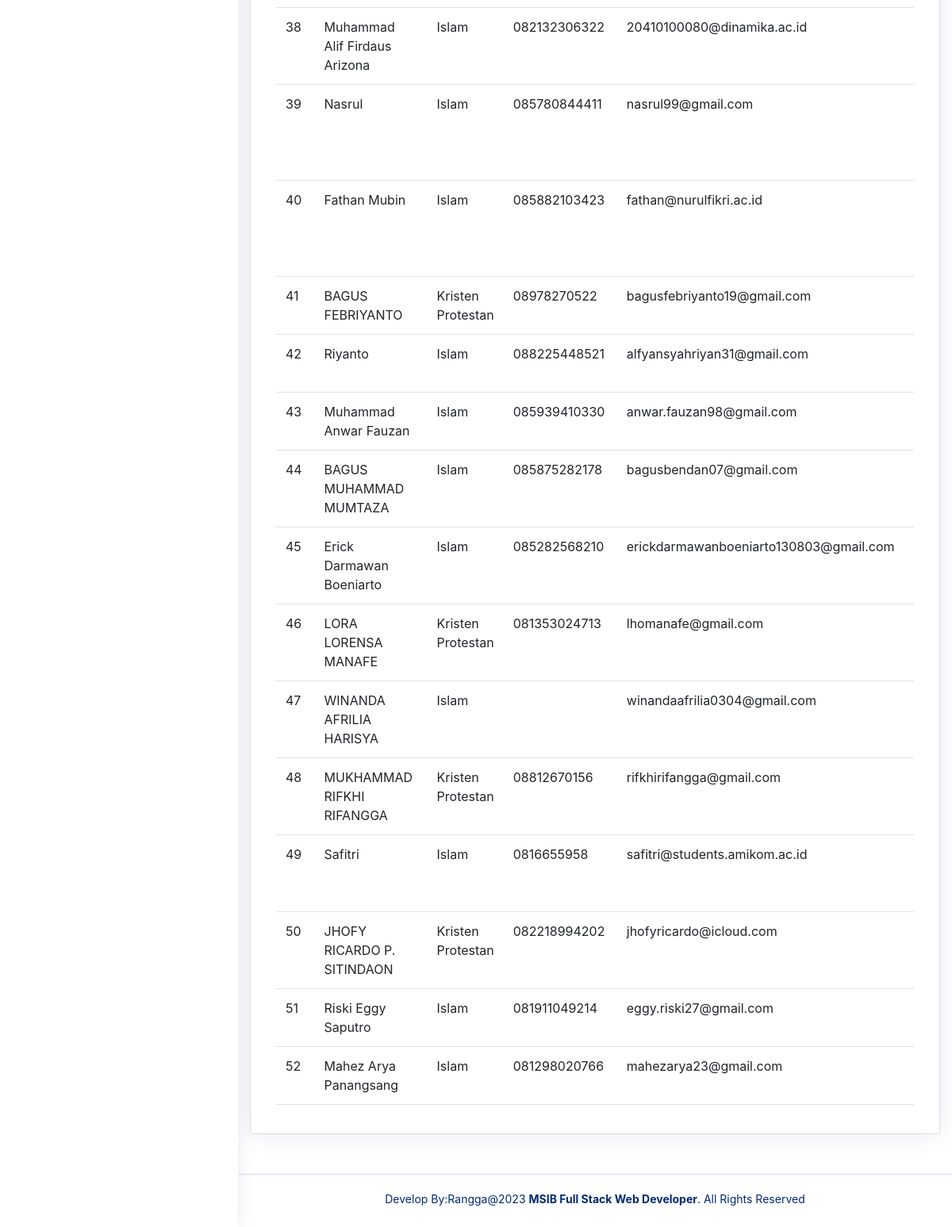
Before: / (lower part) with the older database file.
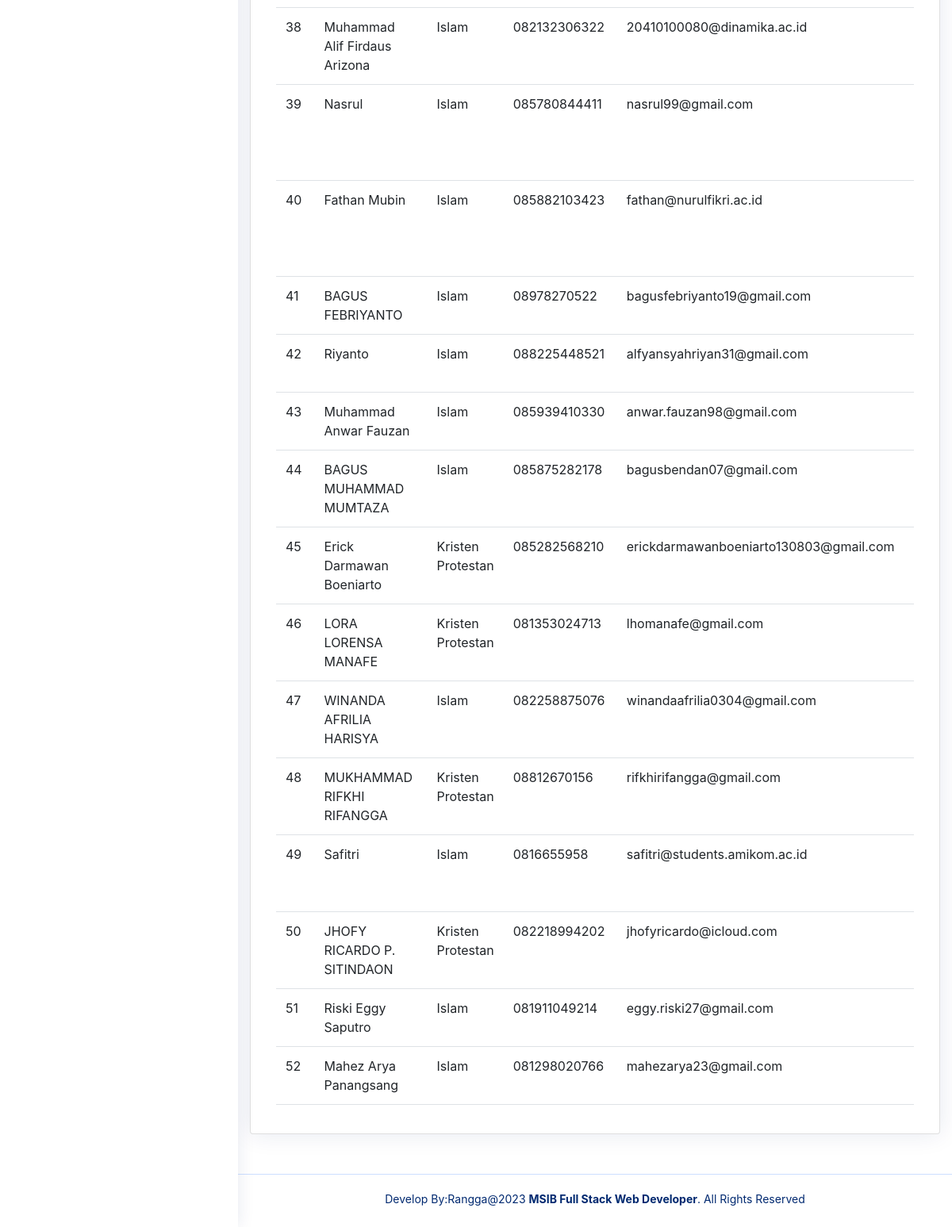
After: the same page with the newer database file.
### tables this page shows
CREATE TABLE `mahasiswa` (
  `id` int(11) NOT NULL,
  `id_agama` int(11) NOT NULL,
  `nama` varchar(45) NOT NULL,
  `gender` enum('L','P') NOT NULL,
  `tempat_lahir` varchar(45) NOT NULL,
  `tanggal_lahir` date NOT NULL,
  `alamat` text NOT NULL,
  `hp` varchar(12) NOT NULL,
  `Email` varchar(45) NOT NULL,
  `kampus` varchar(45) NOT NULL,
  `sosmed` varchar(45) DEFAULT NULL,
  `foto` varchar(45) DEFAULT NULL,
  `quotes` text NOT NULL
);

CREATE TABLE `agama` (
  `id` int(11) NOT NULL,
  `nama` varchar(45) NOT NULL
);

### model/Mahasiswa.php (called while the page is built, shortened)
<?php
class Mahasiswa
{
    private $koneksi;
    public function __construct()
    {
        global $dbh;
        $this->koneksi = $dbh;
    }
    public function index()
    {
        $sql = "SELECT
        mahasiswa.id,
        mahasiswa.nama AS nama,
        agama.nama AS agama,
        mahasiswa.hp AS No_HP,
        mahasiswa.Email ,
        mahasiswa.sosmed AS Social_Media,
        mahasiswa.kampus AS universitas,
        mahasiswa.foto  AS foto
    FROM mahasiswa
    INNER JOIN agama ON mahasiswa.id_agama = agama.id";
        $ps = $this->koneksi->prepare($sql);
        $ps->execute();
        $rs = $ps->fetchAll();
        return $rs;
    }
}

### mahasiswa_list.php (the view, shortened to what this page needs)
<?php
$obj_mahasiswa = new Mahasiswa();
$rs = $obj_mahasiswa->index();
$id = $_REQUEST['id'];
if (!empty($id)) {
  $rs = $obj_mahasiswa->filter($id);
} else {
  $rs = $obj_mahasiswa->index();
}
?>
<div class="animate__animated animate__fadeIn animate__slower">
  <section class="section">
    <div class="row">
      <div class="col-lg-12">
        <div class="row">
          <div class="card">
            <div class="card-body">
              <div class="table-responsive">
                <table class="table table-responsive-lg datatable">
                  <tbody>
                    <?php
                    $no = 1;
                    foreach ($rs as $mahasiswa) {
                    ?>
                      <tr>
                        <td><?= $no ?></td>
                        <td><?= $mahasiswa['nama'] ?></td>
                        <td><?= $mahasiswa['agama'] ?></td>
                        <td><?= $mahasiswa['No_HP'] ?></td>
                        <td><?= $mahasiswa['Email'] ?></td>
                        <td><?= $mahasiswa['Social_Media'] ?></td>
              </div>
              </tr>
            <?php
                      $no++;
                    }
            ?>

### index.php (shortened to what this page needs)
<!DOCTYPE html>
<html lang="en">
<head>
  <link href="assets/vendor/bootstrap/css/bootstrap.min.css" rel="stylesheet">
  <link href="assets/vendor/bootstrap-icons/bootstrap-icons.css" rel="stylesheet">
  <link href="assets/vendor/boxicons/css/boxicons.min.css" rel="stylesheet">
  <link href="assets/vendor/quill/quill.snow.css" rel="stylesheet">
  <link href="assets/vendor/quill/quill.bubble.css" rel="stylesheet">
  <link href="assets/vendor/remixicon/remixicon.css" rel="stylesheet">
  <link href="assets/vendor/simple-datatables/style.css" rel="stylesheet">
  <link href="assets/css/style.css" rel="stylesheet">
  <link href="https://cdn.jsdelivr.net/npm/bootstrap@5.2.3/dist/css/bootstrap.min.css" rel="stylesheet">
  <link rel="stylesheet" href="https://cdnjs.cloudflare.com/ajax/libs/animate.css/4.1.1/animate.min.css" />
  <link rel="stylesheet" href="https://stackpath.bootstrapcdn.com/bootstrap/4.5.0/css/bootstrap.min.css">
</head>
<body>
  <?php
  include_once("koneksi.php");
  include_once("model/Mahasiswa.php");
  include_once 'sidebar.php';
  ?>
  <main id="main" class="main">
    <?php $hal = $_REQUEST['hal']; ?>
    <?php
    if (!empty($hal)) {
      include_once $hal . '.php';
    } else {
      include_once 'mahasiswa_list.php';
    }
    ?>
  </main>
  <?php include_once 'footer.php' ?>
</body>
</html>

### sidebar.php (shortened to what this page needs)
<aside id="sidebar" class="sidebar">
</aside>

### footer.php
<footer id="footer" class="footer">
    <div class="copyright">
      Develop By:Rangga@2023 <strong><span>MSIB Full Stack Web Developer</span></strong>. All Rights Reserved
    </div>
    <div class="credits">
    </div>
</footer>

### assets/css/style.css (style rules this page uses)
:root { scroll-behavior: smooth; }
body { font-family: "Open Sans", sans-serif; background: #f6f9ff; color: #444444; }
#main { margin-top: 60px; padding: 20px 30px; transition: all 0.3s; }
.card { margin-bottom: 30px; border: none; border-radius: 5px; box-shadow: 0px 0 30px rgba(1, 41, 112, 0.1); }
.card-body { padding: 0 20px 20px 20px; }
.sidebar { position: fixed; top: 60px; left: 0; bottom: 0; width: 300px; z-index: 996; transition: all 0.3s; padding: 20px; overflow-y: auto; scrollbar-width: thin; scrollbar-color: #aab7cf transparent; box-shadow: 0px 0px 20px rgba(1, 41, 112, 0.1); background-color: #fff; }
@media (min-width: 1200px) { #main, #footer { margin-left: 300px; } }
.footer { padding: 20px 0; font-size: 14px; transition: all 0.3s; border-top: 1px solid #cddfff; }
.footer .copyright { text-align: center; color: #012970; }
.footer .credits { padding-top: 5px; text-align: center; font-size: 13px; color: #012970; }

Changed rows visible on the page:
changed mahasiswa "BAGUS FEBRIYANTO": id_agama.nama "Kristen Protestan" → "Islam"
changed mahasiswa "Erick Darmawan Boeniarto": id_agama.nama "Islam" → "Kristen Protestan"
changed mahasiswa "WINANDA AFRILIA HARISYA": hp (not shown) → "082258875076"
